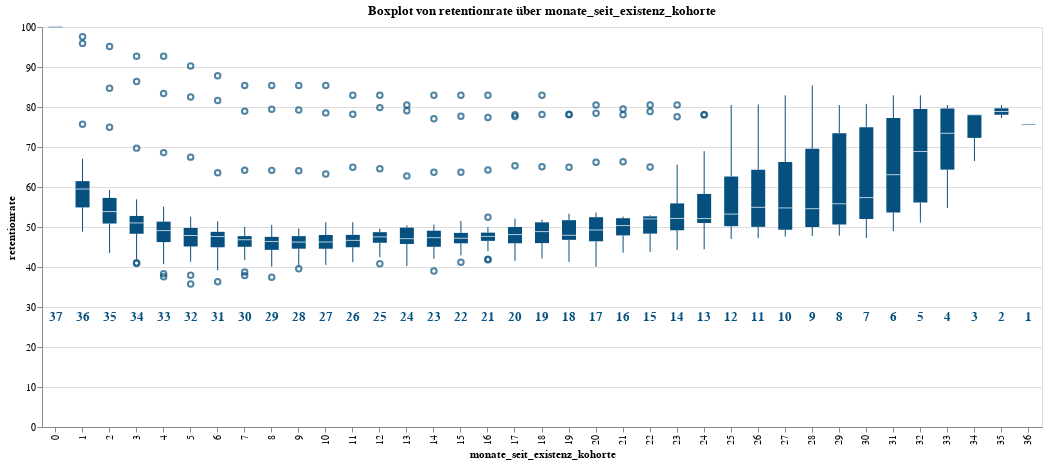

The notebook cell this image was saved under:
### Markdown cell above
`monate_seit_einfuehrung_programm_kohorte` gibt an, an welchem Zeitpunkt des Lebenszyklus des Programms die Kohorte dazugekommen ist. Die Kohorten, die schon relativ früh ins Programm eingetreten sind (weiter links auf der X-Achse), zeigen eine eher höhere Retention Rate. Auch die sehr späten Kohorten zeigen eine hohe Retention Rate. Dies liegt jedoch daran, dass nur wenige Werte in die Verteilung eingeflossen sind (siehe blaue Zahlen im Diagramm). Da der erste Monat immer eine Retentionrate von 100 aufweist (gut daran zu sehen, dass bei jedem Wert auf der x-Achse mindestens eine 100 dabei ist), wirkt es so, als ob die späteren Kohorten eine hohe Retention haben. Würde man diese Kohorten im weiteren Zeitverlauf beobachten, so würde die Retentionrate analog der anderen Kohorten ebenfalls sinken und die Box verkleinern und nach unten verschieben.

### Code cell
create_boxplot_with_count(data, y_label, 'monate_seit_existenz_kohorte', color1)

### Figure 1 — Vega-Lite specification as saved in the notebook (floating-point values rounded to 4 significant figures; data arrays with more than 128 entries replaced by an {"elided": "..."} marker saying what was removed)
{"config": {"view": {"continuousWidth": 300, "continuousHeight": 300}}, "layer": [{"data": {"name": "data-e2e1ee160eb3ad99c3a81a4a8415f2d5"}, "mark": {"type": "boxplot", "color": "#06507F"}, "encoding": {"x": {"field": "monate_seit_existenz_kohorte", "title": "monate_seit_existenz_kohorte", "type": "nominal"}, "y": {"field": "retentionrate", "title": "retentionrate", "type": "quantitative"}}, "title": "Boxplot von retentionrate über monate_seit_existenz_kohorte"}, {"data": {"name": "data-944a6b52a68ed07c73a280928f062e4b"}, "mark": {"type": "text", "color": "#06507F", "dy": -10, "fontSize": 13, "fontWeight": "bold"}, "encoding": {"text": {"field": "count", "type": "quantitative"}, "tooltip": [{"field": "count", "title": "Anzahl der Werte innerhalb des Boxplots", "type": "quantitative"}], "x": {"field": "monate_seit_existenz_kohorte", "title": "monate_seit_existenz_kohorte", "type": "nominal"}, "y": {"value": 300}}}], "height": 400, "width": 1000, "$schema": "https://vega.github.io/schema/vega-lite/v5.20.1.json", "datasets": {"data-e2e1ee160eb3ad99c3a81a4a8415f2d5": {"elided": "703 records"}, "data-944a6b52a68ed07c73a280928f062e4b": [{"monate_seit_existenz_kohorte": 0, "count": 37}, {"monate_seit_existenz_kohorte": 1, "count": 36}, {"monate_seit_existenz_kohorte": 2, "count": 35}, {"monate_seit_existenz_kohorte": 3, "count": 34}, {"monate_seit_existenz_kohorte": 4, "count": 33}, {"monate_seit_existenz_kohorte": 5, "count": 32}, {"monate_seit_existenz_kohorte": 6, "count": 31}, {"monate_seit_existenz_kohorte": 7, "count": 30}, {"monate_seit_existenz_kohorte": 8, "count": 29}, {"monate_seit_existenz_kohorte": 9, "count": 28}, {"monate_seit_existenz_kohorte": 10, "count": 27}, {"monate_seit_existenz_kohorte": 11, "count": 26}, {"monate_seit_existenz_kohorte": 12, "count": 25}, {"monate_seit_existenz_kohorte": 13, "count": 24}, {"monate_seit_existenz_kohorte": 14, "count": 23}, {"monate_seit_existenz_kohorte": 15, "count": 22}, {"monate_seit_existenz_kohorte": 16, "count": 21}, {"monate_seit_existenz_kohorte": 17, "count": 20}, {"monate_seit_existenz_kohorte": 18, "count": 19}, {"monate_seit_existenz_kohorte": 19, "count": 18}, {"monate_seit_existenz_kohorte": 20, "count": 17}, {"monate_seit_existenz_kohorte": 21, "count": 16}, {"monate_seit_existenz_kohorte": 22, "count": 15}, {"monate_seit_existenz_kohorte": 23, "count": 14}, {"monate_seit_existenz_kohorte": 24, "count": 13}, {"monate_seit_existenz_kohorte": 25, "count": 12}, {"monate_seit_existenz_kohorte": 26, "count": 11}, {"monate_seit_existenz_kohorte": 27, "count": 10}, {"monate_seit_existenz_kohorte": 28, "count": 9}, {"monate_seit_existenz_kohorte": 29, "count": 8}, {"monate_seit_existenz_kohorte": 30, "count": 7}, {"monate_seit_existenz_kohorte": 31, "count": 6}, {"monate_seit_existenz_kohorte": 32, "count": 5}, {"monate_seit_existenz_kohorte": 33, "count": 4}, {"monate_seit_existenz_kohorte": 34, "count": 3}, {"monate_seit_existenz_kohorte": 35, "count": 2}, {"monate_seit_existenz_kohorte": 36, "count": 1}]}}
